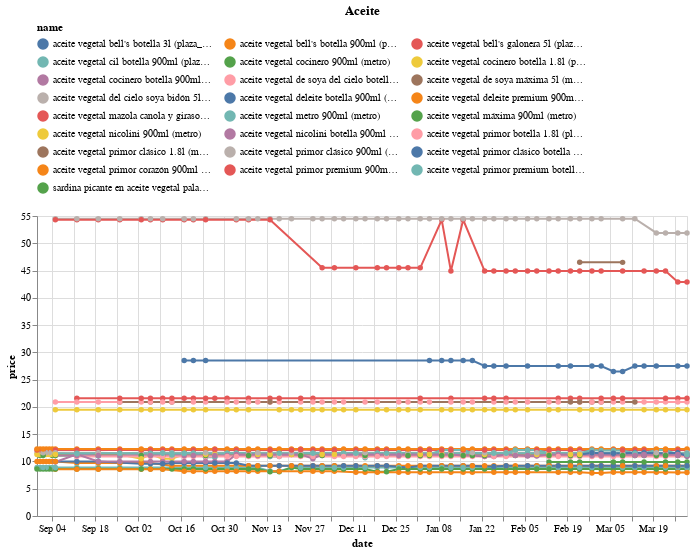

This figure's notebook cell:
### Code cell
#|fig-cap: Aceite vegeta
(df
 .loc[df.name.isin(names)]
 .pipe(alt.Chart)
 .mark_line(point=True)
 .encode(x='date', y='price', color='name', tooltip=['name','price'])
 .properties(width=650, title='Aceite')
 .configure_legend(orient='top', columns=3)
)

### Figure 1 — Vega-Lite specification as saved in the notebook (floating-point values rounded to 4 significant figures; data arrays with more than 128 entries replaced by an {"elided": "..."} marker saying what was removed)
{"config": {"view": {"continuousWidth": 400, "continuousHeight": 300}, "legend": {"columns": 3, "orient": "top"}}, "data": {"name": "data-a0667ee900d36c6d55175d00db2a0782"}, "mark": {"type": "line", "point": true}, "encoding": {"color": {"field": "name", "type": "nominal"}, "tooltip": [{"field": "name", "type": "nominal"}, {"field": "price", "type": "quantitative"}], "x": {"field": "date", "type": "temporal"}, "y": {"field": "price", "type": "quantitative"}}, "title": "Aceite", "width": 650, "$schema": "https://vega.github.io/schema/vega-lite/v4.17.0.json", "datasets": {"data-a0667ee900d36c6d55175d00db2a0782": {"elided": "1087 records"}}}
